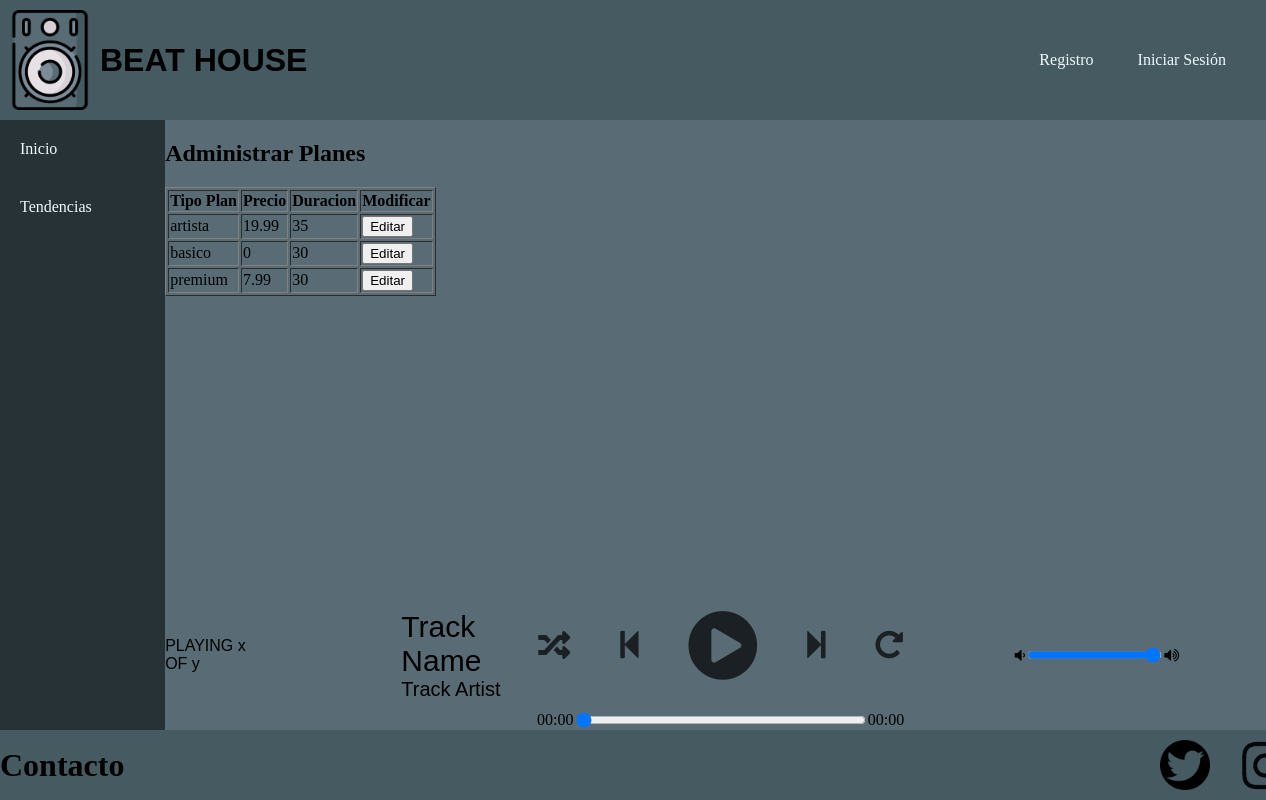
The page /GestionPlan.php on the database its author committed.
### tables this page shows
CREATE TABLE `plandepago` (
  `tipoPlan` varchar(20) NOT NULL,
  `precio` float NOT NULL,
  `duracionPlan` varchar(20) NOT NULL
);

### GestionPlan.php (called while the page is built, shortened)
<?php
    $form = new es\ucm\fdi\aw\FormModificarPlan();
    if (isset($_POST['modificarPlan'])) {
        $datosPlan = json_decode($_POST['modificarPlan']);
        $_SESSION['datosPlan'] = $datosPlan;
        $contenidoPrincipal = $form->gestionaModificarDatos($datosPlan);
    }
    else if(isset($_POST['Aplicar'])){
        $datosPlan = $_SESSION['datosPlan'];
        $contenidoPrincipal = $form->gestionaModificarDatos($datosPlan);
    }
    else{
        $contenidoPrincipal = es\ucm\fdi\aw\Admin::mostrarPlanes();
    }
    require RAIZ_APP . "/vistas/plantillas/plantilla.php";

### includes/Admin.php (the view, shortened to what this page needs)
<?php
class Admin
{
    public static function mostrarPlanes()
    {
        $conn = Aplicacion::getInstance()->getConexionBd();
        $consulta = "SELECT * FROM plandepago";
        $resultado = $conn->query($consulta);
        $contenidoPrincipal = "<h1>Administrar Planes</h1>";
        $contenidoPrincipal .= "<table border='1'>";
        $contenidoPrincipal .= "<tr><th>Tipo Plan</th><th>Precio</th><th>Duracion</th><th>Modificar</th></tr>";
        while ($fila = $resultado->fetch_assoc()) {
            $contenidoPrincipal .= "<tr>";
            $contenidoPrincipal .= "<td>" . $fila['tipoPlan'] . "</td>";
            $contenidoPrincipal .= "<td>" . $fila['precio'] . "</td>";
            $contenidoPrincipal .= "<td>" . $fila['duracionPlan'] . "</td>";
            $info = [$fila['tipoPlan'], $fila['precio'], $fila['duracionPlan']];
            $datos = json_encode($info);
            $contenidoPrincipal .= "<td>
                <form action='gestionPlan.php' method='POST'>
                    <button type='submit' name='modificarPlan' value='{$datos}'>Editar</button>
                </form>
            </td>";
            $contenidoPrincipal .= "</tr>";
            $contenidoPrincipal .= "</tr>";
        }
        $contenidoPrincipal .= "</table>";
        return $contenidoPrincipal;
    }
}

### css/estiloPagina.css (style rules this page uses)
body { background-color: #596C76; margin: 0; display: flex; flex-direction: column; }

### rows shown on the page
plandepago: tipoPlan "artista", precio "19.99", duracionPlan "35"
plandepago: tipoPlan "basico", precio "0", duracionPlan "30"
plandepago: tipoPlan "premium", precio "7.99", duracionPlan "30"
